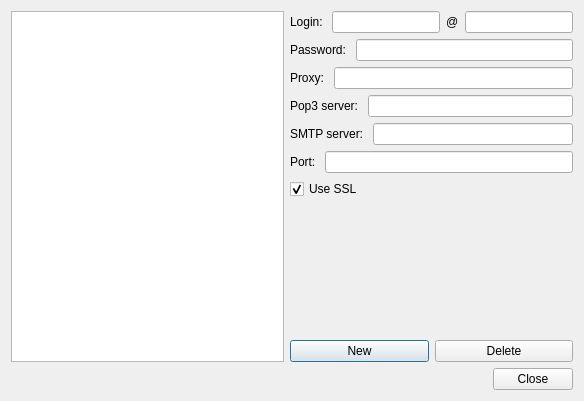
<?xml version="1.0" encoding="UTF-8"?>
<ui version="4.0">
 <class>accountsWindow</class>
 <widget class="QDialog" name="accountsWindow">
  <property name="geometry">
   <rect>
    <x>0</x>
    <y>0</y>
    <width>584</width>
    <height>401</height>
   </rect>
  </property>
  <property name="windowTitle">
   <string>Dialog</string>
  </property>
  <layout class="QVBoxLayout" name="verticalLayout">
   <item>
    <layout class="QHBoxLayout" name="horizontalLayout">
     <item>
      <widget class="QListWidget" name="lw_accounts"/>
     </item>
     <item>
      <layout class="QVBoxLayout" name="verticalLayout_2">
       <item>
        <layout class="QHBoxLayout" name="horizontalLayout_5">
         <item>
          <widget class="QLabel" name="label_4">
           <property name="text">
            <string>Login: </string>
           </property>
          </widget>
         </item>
         <item>
          <widget class="QLineEdit" name="le_login"/>
         </item>
         <item>
          <widget class="QLabel" name="label_2">
           <property name="text">
            <string>@</string>
           </property>
          </widget>
         </item>
         <item>
          <widget class="QLineEdit" name="le_server"/>
         </item>
        </layout>
       </item>
       <item>
        <layout class="QHBoxLayout" name="horizontalLayout_4">
         <item>
          <widget class="QLabel" name="label_3">
           <property name="text">
            <string>Password: </string>
           </property>
          </widget>
         </item>
         <item>
          <widget class="QLineEdit" name="le_password">
           <property name="echoMode">
            <enum>QLineEdit::PasswordEchoOnEdit</enum>
           </property>
          </widget>
         </item>
        </layout>
       </item>
       <item>
        <layout class="QHBoxLayout" name="horizontalLayout_2">
         <item>
          <widget class="QLabel" name="label">
           <property name="text">
            <string>Proxy: </string>
           </property>
          </widget>
         </item>
         <item>
          <widget class="QLineEdit" name="le_proxy"/>
         </item>
        </layout>
       </item>
       <item>
        <layout class="QHBoxLayout" name="horizontalLayout_3">
         <item>
          <widget class="QLabel" name="label_5">
           <property name="text">
            <string>Pop3 server: </string>
           </property>
          </widget>
         </item>
         <item>
          <widget class="QLineEdit" name="le_pop3_server"/>
         </item>
        </layout>
       </item>
       <item>
        <layout class="QHBoxLayout" name="horizontalLayout_6">
         <item>
          <widget class="QLabel" name="label_6">
           <property name="text">
            <string>SMTP server: </string>
           </property>
          </widget>
         </item>
         <item>
          <widget class="QLineEdit" name="le_stmp_server"/>
         </item>
        </layout>
       </item>
       <item>
        <layout class="QHBoxLayout" name="horizontalLayout_7">
         <item>
          <widget class="QLabel" name="label_7">
           <property name="text">
            <string>Port: </string>
           </property>
          </widget>
         </item>
         <item>
          <widget class="QLineEdit" name="le_port"/>
         </item>
        </layout>
       </item>
       <item>
        <widget class="QCheckBox" name="cb_usessl">
         <property name="enabled">
          <bool>true</bool>
         </property>
         <property name="text">
          <string>Use SSL</string>
         </property>
         <property name="checked">
          <bool>true</bool>
         </property>
        </widget>
       </item>
       <item>
        <spacer name="verticalSpacer">
         <property name="orientation">
          <enum>Qt::Vertical</enum>
         </property>
         <property name="sizeHint" stdset="0">
          <size>
           <width>20</width>
           <height>40</height>
          </size>
         </property>
        </spacer>
       </item>
       <item>
        <layout class="QHBoxLayout" name="horizontalLayout_8">
         <item>
          <widget class="QPushButton" name="btn_new">
           <property name="text">
            <string>New</string>
           </property>
          </widget>
         </item>
         <item>
          <widget class="QPushButton" name="btn_delete">
           <property name="text">
            <string>Delete</string>
           </property>
          </widget>
         </item>
        </layout>
       </item>
      </layout>
     </item>
    </layout>
   </item>
   <item>
    <widget class="QDialogButtonBox" name="buttonBox">
     <property name="orientation">
      <enum>Qt::Horizontal</enum>
     </property>
     <property name="standardButtons">
      <set>QDialogButtonBox::Close</set>
     </property>
     <property name="centerButtons">
      <bool>false</bool>
     </property>
    </widget>
   </item>
  </layout>
 </widget>
 <resources/>
 <connections>
  <connection>
   <sender>buttonBox</sender>
   <signal>accepted()</signal>
   <receiver>accountsWindow</receiver>
   <slot>accept()</slot>
   <hints>
    <hint type="sourcelabel">
     <x>248</x>
     <y>254</y>
    </hint>
    <hint type="destinationlabel">
     <x>157</x>
     <y>274</y>
    </hint>
   </hints>
  </connection>
  <connection>
   <sender>buttonBox</sender>
   <signal>rejected()</signal>
   <receiver>accountsWindow</receiver>
   <slot>reject()</slot>
   <hints>
    <hint type="sourcelabel">
     <x>316</x>
     <y>260</y>
    </hint>
    <hint type="destinationlabel">
     <x>286</x>
     <y>274</y>
    </hint>
   </hints>
  </connection>
 </connections>
</ui>
